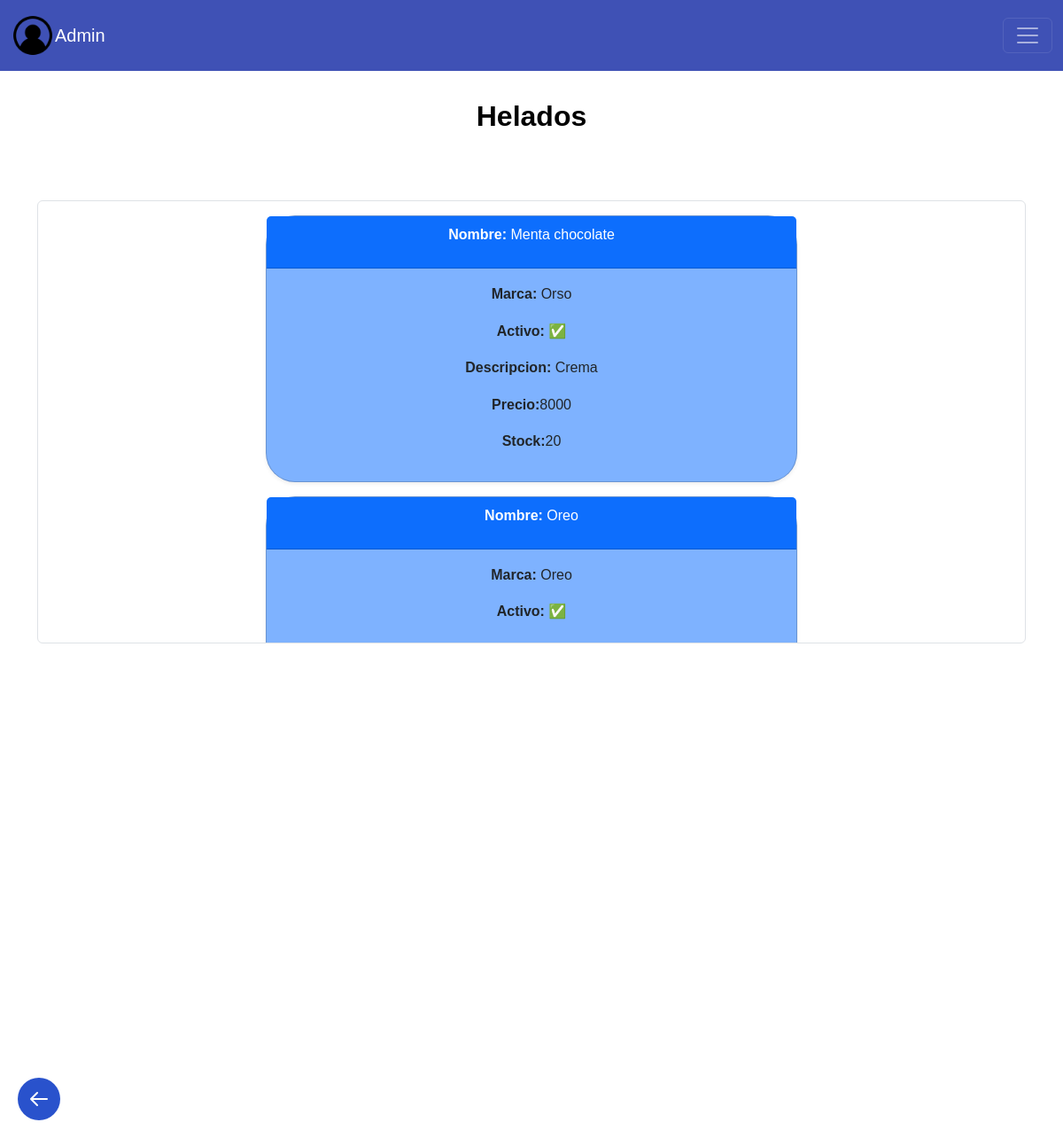
The app's page /homeA/inventarioAdmin/helados/, older data.
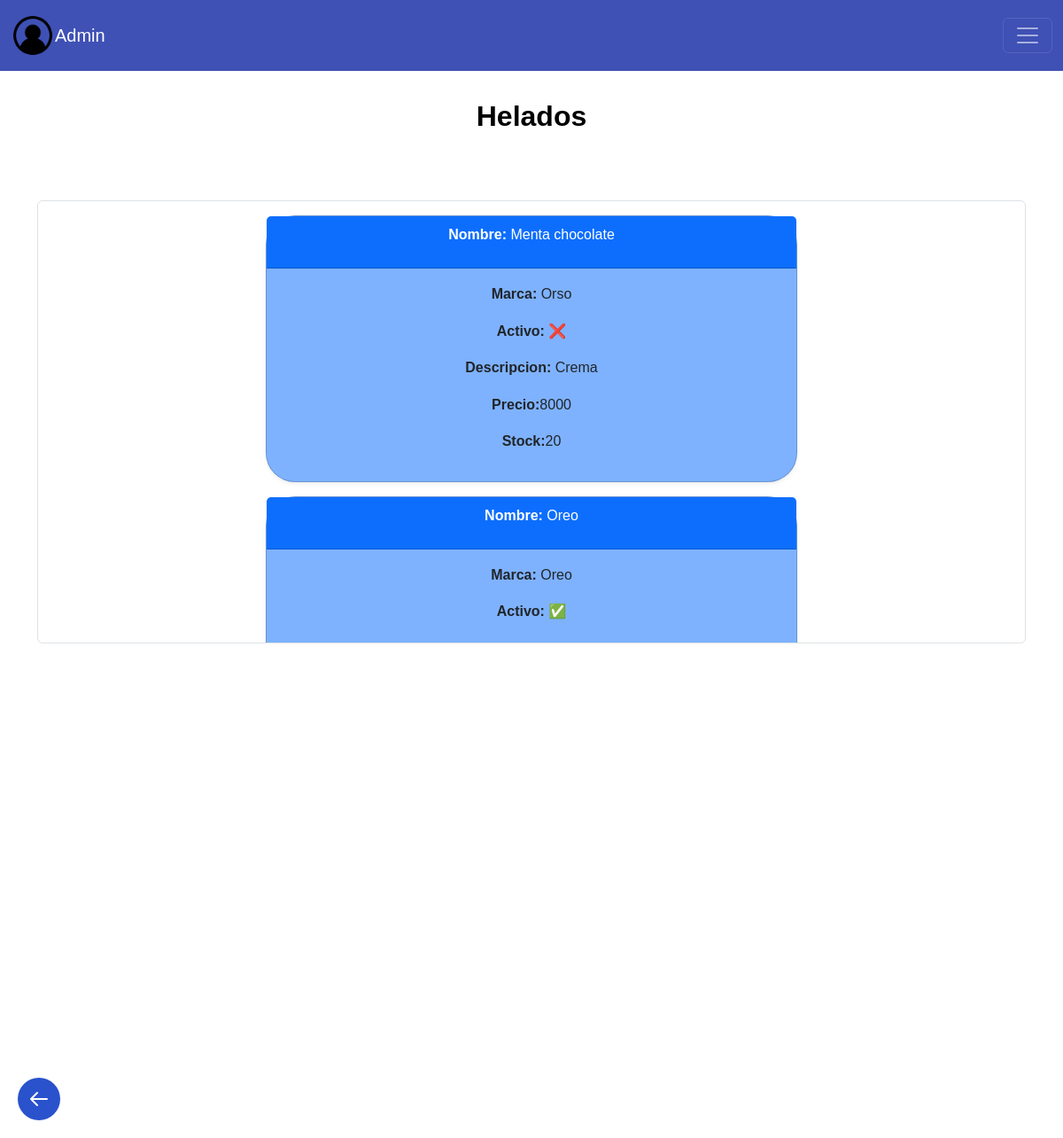
The same page, newer data.
### helados/models.py (models this page shows, shortened)
class Helado (models.Model):
    marca = models.CharField(max_length=200)
    nombre = models.CharField(max_length=200)
    descripcion = models.CharField(max_length=200)
    activo  = models.BooleanField(default=True)
    valor = models.IntegerField (blank= False)
    stock = models.IntegerField(blank=False, default=0)

### helados/views.py (the view)
# urls.py: path('homeA/inventarioAdmin/helados/', views.mostrarHelados, name='helados'),
def mostrarHelados(request):
    helados = Helado.objects.filter()
    return render(request, 'lista_helados.html', {
        'helados': helados
    })

### helados/frontend/templates/lista_helados.html (shortened to what this page needs)
{% extends 'layouts/base.html' %}
{% block user %}
Admin
{% endblock %}
{% block content %}
    <h2 class="dashboard-heading">Helados</h2>
    <main class="container my-4">
        <div class="scrollspy-example border rounded p-3 d-flex flex-column align-items-center"
        data-bs-spy="scroll"
        data-bs-offset="0"
        tabindex="0"
        style="height: 500px; width: 1600px; ; overflow-y: auto; align-items: center;">
            {% for helado in helados %}
                <a href="{% url 'editarHelado' helado.id %}" class="text-decoration-none w-100" style="max-width: 600px;">
                    <div class="card mb-3 shadow-sm">
                        <div class="card-header bg-primary text-white">
                            <b>Nombre: </b> {{ helado.nombre }}
                        </div>
                        <div class="card-body">
                            <p>
                                <b>Marca: </b> {{ helado.marca }}
                            </p>
                            <p>
                                <b>Activo:</b>
                                {% if helado.activo %}
                                    ✅
                                {% else %}
                                    ❌
                                {% endif %}
                            </p>
                            <p>
                                <b>Descripcion: </b> {{ helado.descripcion }}
                            </p>
                            <p>
                                <b>Precio:</b>{{helado.valor}}
                            </p>
                            <p>
                                <b>Stock:</b>{{helado.stock}}
                            </p>
                        </div>
                    </div>
                </a>
            {% endfor %}
        </div>
    </main>
    <a href="javascript:void(0);" class="back-button" onclick="window.location.href='{% url 'inventarioAdmin' %}';">
        <svg xmlns="http://www.w3.org/2000/svg" fill="none" viewBox="0 0 24 24" stroke="currentColor">
            <path stroke-linecap="round" stroke-linejoin="round" stroke-width="2" d="M10 19l-7-7m0 0l7-7m-7 7h18" />
        </svg>
    </a>
{% endblock %}

Row changes from the older to the newer data that the page shows:
changed Helado "Menta chocolate": activo "✅" → "❌"
